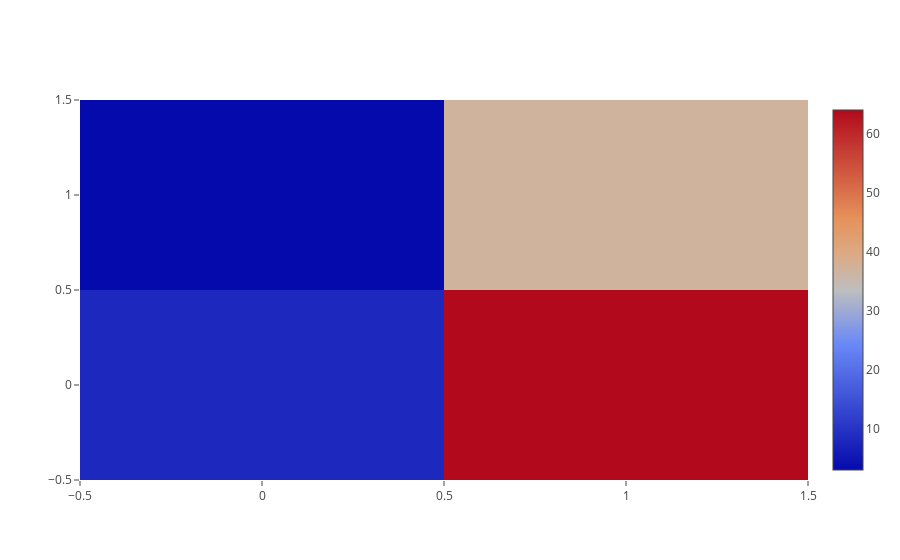

Notebook cell for this chart:
### Code cell
data = [trace]

offline.iplot(data)

### Figure 1 — Plotly figure (JSON) as saved in the notebook; plotly's stock layout.template omitted (floating-point values rounded to 4 significant figures)
{"data": [{"type": "heatmap", "uid": "a8809cd6-1e13-441e-a597-0819ed1cd5cf", "z": [[8, 64], [3, 37]]}], "layout": {}}
